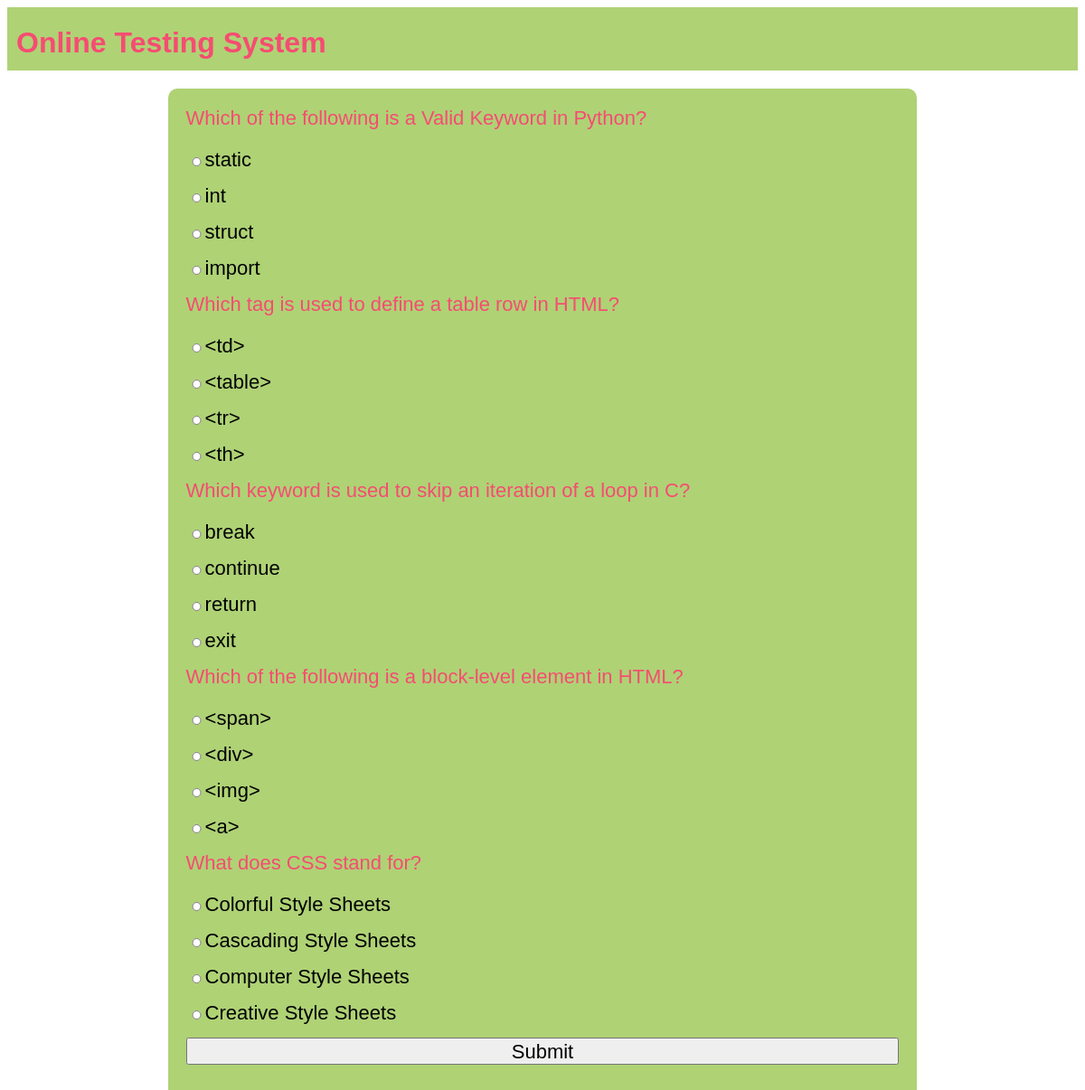
The page /OTS/test-paper?n=5 on the database its author committed.
### OTS/models.py (models this page shows)
class Question(models.Model):
    qid=models.BigAutoField(primary_key=True,auto_created=True)
    que=models.TextField()
    a=models.CharField(max_length=255)
    b=models.CharField(max_length=255)
    c=models.CharField(max_length=255)
    d=models.CharField(max_length=255)
    ans=models.CharField(max_length=2)

### OTS/views.py (the view)
# urls.py: path('test-paper',testPaper,name='testPaper'),
def testPaper(request):
    if 'name' not in request.session.keys():
        res = HttpResponseRedirect("login")
    n = int(request.GET['n'])
    question_pool = list(Question.objects.all())
    random.shuffle(question_pool)
    questions_list = question_pool[:n]
    context = {'questions': questions_list}
    res = render(request, 'test_paper.html', context)
    return res

### OTS/templates/test_paper.html (shortened to what this page needs)
{% extends 'main.html' %}
{% block content %}
<form action="{% url 'OTS:calculateTest' %}" method="post">
    {% for question in questions %}
    <div class="question">
        {{question.que}}
    </div>
    <div class="options"><input type="radio" name="q{{question.qid}}" value="a">{{question.a}}</div>
    <div class="options"><input type="radio" name="q{{question.qid}}" value="b">{{question.b}}</div>
    <div class="options"><input type="radio" name="q{{question.qid}}" value="c">{{question.c}}</div>
    <div class="options"><input type="radio" name="q{{question.qid}}" value="d">{{question.d}}</div>
    {% endfor %}
    <div><input type="submit" value="Submit"></div>
</form>
{% endblock %}

### OTS/static/theme.css (style rules this page uses)
* { font-family:'Gill Sans', 'Gill Sans MT', Calibri, 'Trebuchet MS', sans-serif; }

### OTS/static/formstyle.css (style rules this page uses)
form { box-sizing:border-box; padding:20px; border-radius:10px; background-color:#AFD275; display:table; width:100%; }
input { display:block; width:100%; margin-bottom:20px; height:30px; font-size:22px; }
.question { color:#F64C72; font-size:22px; margin-bottom:20px; }
.options { font-size:22px; }
.options input { display:inline; width:fit-content; height:10px; }

### rows shown on the page
Question: que "Which of the following is a Valid Keyword in Python?", a "static", b "int", c "struct", d "import"
Question: que "Which tag is used to define a table row in HTML?", a "<td>", b "<table>", c "<tr>", d "<th>"
Question: que "Which keyword is used to skip an iteration of a loop in C?", a "break", b "continue", c "return", d "exit"
Question: que "Which of the following is a block-level element in HTML?", a "<span>", b "<div>", c "<img>", d "<a>"
Question: que "What does CSS stand for?", a "Colorful Style Sheets", b "Cascading Style Sheets", c "Computer Style Sheets", d "Creative Style Sheets"
